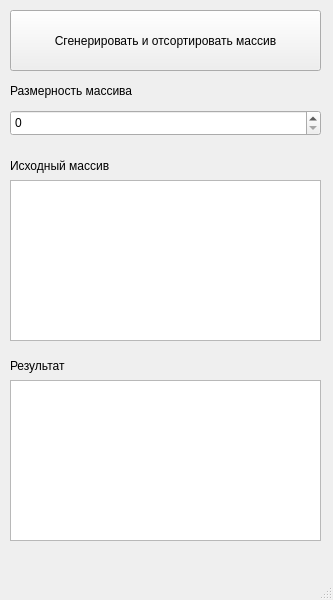
<?xml version="1.0" encoding="UTF-8"?>
<ui version="4.0">
 <class>MainWindow</class>
 <widget class="QMainWindow" name="MainWindow">
  <property name="geometry">
   <rect>
    <x>0</x>
    <y>0</y>
    <width>333</width>
    <height>600</height>
   </rect>
  </property>
  <property name="windowTitle">
   <string>MainWindow</string>
  </property>
  <widget class="QWidget" name="centralwidget">
   <widget class="QPlainTextEdit" name="plainTextEdit">
    <property name="geometry">
     <rect>
      <x>10</x>
      <y>180</y>
      <width>311</width>
      <height>161</height>
     </rect>
    </property>
   </widget>
   <widget class="QPushButton" name="pushButton">
    <property name="geometry">
     <rect>
      <x>10</x>
      <y>10</y>
      <width>311</width>
      <height>61</height>
     </rect>
    </property>
    <property name="text">
     <string>Сгенерировать и отсортировать массив</string>
    </property>
   </widget>
   <widget class="QLabel" name="label_2">
    <property name="geometry">
     <rect>
      <x>10</x>
      <y>150</y>
      <width>301</width>
      <height>31</height>
     </rect>
    </property>
    <property name="text">
     <string>Исходный массив</string>
    </property>
   </widget>
   <widget class="QLabel" name="label">
    <property name="geometry">
     <rect>
      <x>10</x>
      <y>80</y>
      <width>171</width>
      <height>21</height>
     </rect>
    </property>
    <property name="text">
     <string>Размерность массива</string>
    </property>
   </widget>
   <widget class="QSpinBox" name="spinBox">
    <property name="geometry">
     <rect>
      <x>10</x>
      <y>110</y>
      <width>311</width>
      <height>26</height>
     </rect>
    </property>
   </widget>
   <widget class="QPlainTextEdit" name="plainTextEdit_2">
    <property name="geometry">
     <rect>
      <x>10</x>
      <y>380</y>
      <width>311</width>
      <height>161</height>
     </rect>
    </property>
   </widget>
   <widget class="QLabel" name="label_3">
    <property name="geometry">
     <rect>
      <x>10</x>
      <y>350</y>
      <width>301</width>
      <height>31</height>
     </rect>
    </property>
    <property name="text">
     <string>Результат</string>
    </property>
   </widget>
  </widget>
  <widget class="QMenuBar" name="menubar">
   <property name="geometry">
    <rect>
     <x>0</x>
     <y>0</y>
     <width>333</width>
     <height>22</height>
    </rect>
   </property>
  </widget>
  <widget class="QStatusBar" name="statusbar"/>
 </widget>
 <resources/>
 <connections/>
</ui>
